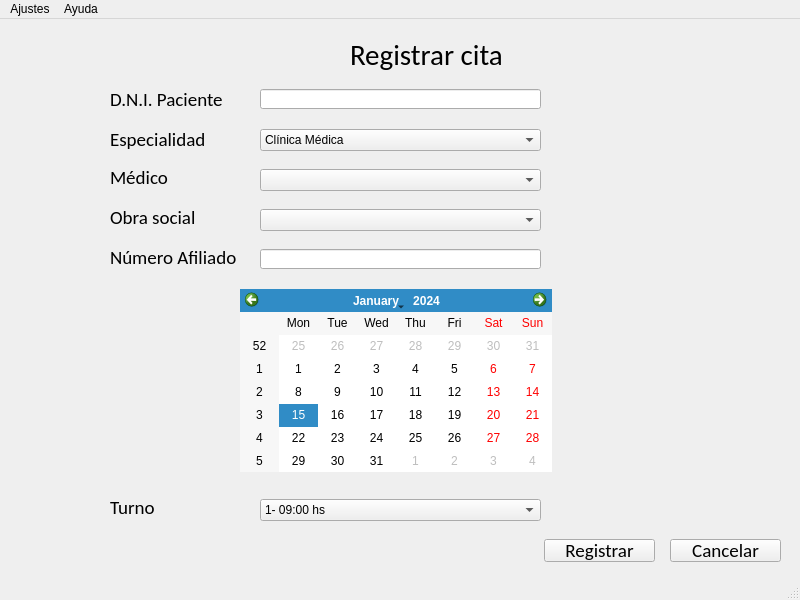
<?xml version="1.0" encoding="UTF-8"?>
<ui version="4.0">
 <class>MainWindow</class>
 <widget class="QMainWindow" name="MainWindow">
  <property name="geometry">
   <rect>
    <x>0</x>
    <y>0</y>
    <width>800</width>
    <height>600</height>
   </rect>
  </property>
  <property name="windowTitle">
   <string>MainWindow</string>
  </property>
  <widget class="QWidget" name="centralwidget">
   <widget class="QLabel" name="label">
    <property name="geometry">
     <rect>
      <x>350</x>
      <y>10</y>
      <width>241</width>
      <height>51</height>
     </rect>
    </property>
    <property name="font">
     <font>
      <family>Calibri</family>
      <pointsize>22</pointsize>
     </font>
    </property>
    <property name="text">
     <string>Registrar cita</string>
    </property>
   </widget>
   <widget class="QLineEdit" name="lineEdit">
    <property name="geometry">
     <rect>
      <x>260</x>
      <y>70</y>
      <width>281</width>
      <height>20</height>
     </rect>
    </property>
   </widget>
   <widget class="QComboBox" name="comboBox">
    <property name="geometry">
     <rect>
      <x>260</x>
      <y>110</y>
      <width>281</width>
      <height>22</height>
     </rect>
    </property>
    <item>
     <property name="text">
      <string>Clínica Médica</string>
     </property>
    </item>
    <item>
     <property name="text">
      <string>Traumatología</string>
     </property>
    </item>
    <item>
     <property name="text">
      <string>Dermatología</string>
     </property>
    </item>
    <item>
     <property name="text">
      <string>Pediatría General</string>
     </property>
    </item>
    <item>
     <property name="text">
      <string>Ginecología</string>
     </property>
    </item>
   </widget>
   <widget class="QLabel" name="label_2">
    <property name="geometry">
     <rect>
      <x>110</x>
      <y>70</y>
      <width>131</width>
      <height>20</height>
     </rect>
    </property>
    <property name="font">
     <font>
      <family>Calibri</family>
      <pointsize>14</pointsize>
     </font>
    </property>
    <property name="text">
     <string>D.N.I. Paciente</string>
    </property>
   </widget>
   <widget class="QLabel" name="label_4">
    <property name="geometry">
     <rect>
      <x>110</x>
      <y>110</y>
      <width>101</width>
      <height>20</height>
     </rect>
    </property>
    <property name="font">
     <font>
      <family>Calibri</family>
      <pointsize>14</pointsize>
     </font>
    </property>
    <property name="text">
     <string>Especialidad</string>
    </property>
   </widget>
   <widget class="QLabel" name="label_3">
    <property name="geometry">
     <rect>
      <x>110</x>
      <y>150</y>
      <width>131</width>
      <height>16</height>
     </rect>
    </property>
    <property name="font">
     <font>
      <family>Calibri</family>
      <pointsize>14</pointsize>
     </font>
    </property>
    <property name="text">
     <string>Médico</string>
    </property>
   </widget>
   <widget class="QComboBox" name="comboBox_2">
    <property name="geometry">
     <rect>
      <x>260</x>
      <y>150</y>
      <width>281</width>
      <height>22</height>
     </rect>
    </property>
   </widget>
   <widget class="QLineEdit" name="lineEdit_2">
    <property name="geometry">
     <rect>
      <x>260</x>
      <y>230</y>
      <width>281</width>
      <height>20</height>
     </rect>
    </property>
   </widget>
   <widget class="QLabel" name="label_5">
    <property name="geometry">
     <rect>
      <x>110</x>
      <y>190</y>
      <width>131</width>
      <height>16</height>
     </rect>
    </property>
    <property name="font">
     <font>
      <family>Calibri</family>
      <pointsize>14</pointsize>
     </font>
    </property>
    <property name="text">
     <string>Obra social</string>
    </property>
   </widget>
   <widget class="QCalendarWidget" name="calendarWidget">
    <property name="geometry">
     <rect>
      <x>240</x>
      <y>270</y>
      <width>312</width>
      <height>183</height>
     </rect>
    </property>
   </widget>
   <widget class="QPushButton" name="pushButton">
    <property name="geometry">
     <rect>
      <x>544</x>
      <y>520</y>
      <width>111</width>
      <height>23</height>
     </rect>
    </property>
    <property name="font">
     <font>
      <family>Calibri</family>
      <pointsize>14</pointsize>
     </font>
    </property>
    <property name="text">
     <string>Registrar</string>
    </property>
   </widget>
   <widget class="QPushButton" name="pushButton_2">
    <property name="geometry">
     <rect>
      <x>670</x>
      <y>520</y>
      <width>111</width>
      <height>23</height>
     </rect>
    </property>
    <property name="font">
     <font>
      <family>Calibri</family>
      <pointsize>14</pointsize>
     </font>
    </property>
    <property name="text">
     <string>Cancelar</string>
    </property>
   </widget>
   <widget class="QLabel" name="label_6">
    <property name="geometry">
     <rect>
      <x>110</x>
      <y>480</y>
      <width>121</width>
      <height>16</height>
     </rect>
    </property>
    <property name="font">
     <font>
      <family>Calibri</family>
      <pointsize>14</pointsize>
     </font>
    </property>
    <property name="text">
     <string>Turno</string>
    </property>
   </widget>
   <widget class="QComboBox" name="comboBox_3">
    <property name="geometry">
     <rect>
      <x>260</x>
      <y>480</y>
      <width>281</width>
      <height>22</height>
     </rect>
    </property>
    <item>
     <property name="text">
      <string>1- 09:00 hs</string>
     </property>
    </item>
    <item>
     <property name="text">
      <string>2- 09:40 hs</string>
     </property>
    </item>
    <item>
     <property name="text">
      <string>3- 14:00 hs</string>
     </property>
    </item>
    <item>
     <property name="text">
      <string>4- 14:40 hs</string>
     </property>
    </item>
   </widget>
   <widget class="QLabel" name="label_7">
    <property name="geometry">
     <rect>
      <x>110</x>
      <y>230</y>
      <width>131</width>
      <height>16</height>
     </rect>
    </property>
    <property name="font">
     <font>
      <family>Calibri</family>
      <pointsize>14</pointsize>
     </font>
    </property>
    <property name="text">
     <string>Número Afiliado</string>
    </property>
   </widget>
   <widget class="QComboBox" name="comboBox_4">
    <property name="geometry">
     <rect>
      <x>260</x>
      <y>190</y>
      <width>281</width>
      <height>22</height>
     </rect>
    </property>
   </widget>
  </widget>
  <widget class="QMenuBar" name="menubar">
   <property name="geometry">
    <rect>
     <x>0</x>
     <y>0</y>
     <width>800</width>
     <height>21</height>
    </rect>
   </property>
   <widget class="QMenu" name="menuAjustes">
    <property name="title">
     <string>Ajustes</string>
    </property>
    <addaction name="actionActualizar_Informaci_n"/>
   </widget>
   <widget class="QMenu" name="menuAyuda">
    <property name="title">
     <string>Ayuda</string>
    </property>
    <addaction name="actionAcerca_de"/>
   </widget>
   <addaction name="menuAjustes"/>
   <addaction name="menuAyuda"/>
  </widget>
  <widget class="QStatusBar" name="statusbar"/>
  <action name="actionActualizar_Informaci_n">
   <property name="text">
    <string>Actualizar Información</string>
   </property>
  </action>
  <action name="actionAcerca_de">
   <property name="text">
    <string>Acerca de ...</string>
   </property>
  </action>
 </widget>
 <resources/>
 <connections/>
</ui>
